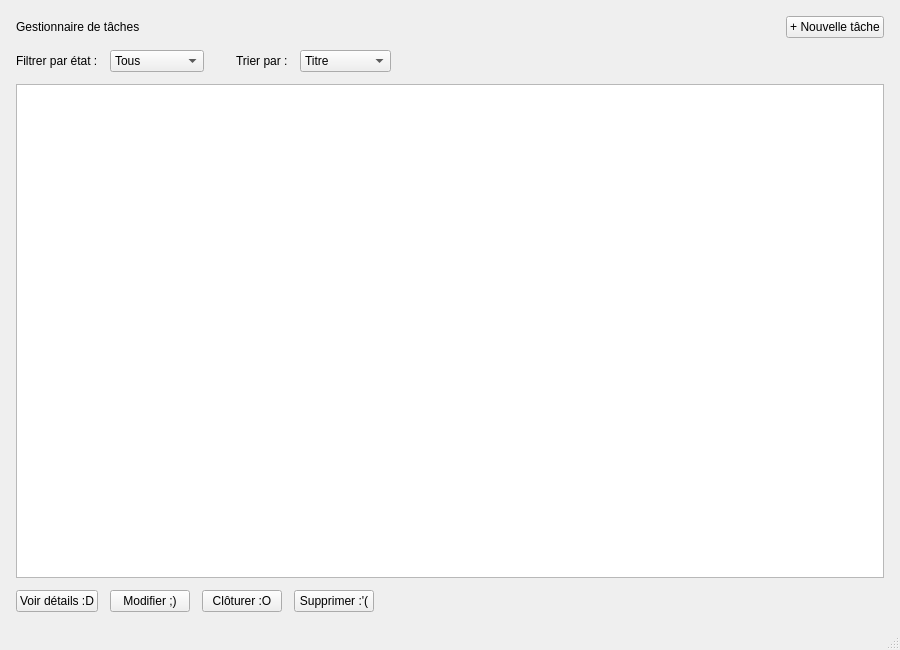
<?xml version="1.0" encoding="UTF-8"?>
<ui version="4.0">
 <class>MainWindow</class>
 <widget class="QMainWindow" name="MainWindow">
  <property name="geometry">
   <rect>
    <x>0</x>
    <y>0</y>
    <width>900</width>
    <height>650</height>
   </rect>
  </property>
  <property name="windowTitle">
   <string>Gestionnaire de tâches</string>
  </property>
  <widget class="QWidget" name="centralwidget">
   <layout class="QVBoxLayout" name="verticalLayout">
    <property name="spacing">
     <number>12</number>
    </property>
    <property name="leftMargin">
     <number>16</number>
    </property>
    <property name="topMargin">
     <number>16</number>
    </property>
    <property name="rightMargin">
     <number>16</number>
    </property>
    <property name="bottomMargin">
     <number>16</number>
    </property>
    <item>
     <layout class="QHBoxLayout" name="headerLayout">
      <item>
       <widget class="QLabel" name="titleLabel">
        <property name="text">
         <string>Gestionnaire de tâches</string>
        </property>
       </widget>
      </item>
      <item>
       <spacer name="horizontalSpacer">
        <property name="orientation">
         <enum>Qt::Orientation::Horizontal</enum>
        </property>
        <property name="sizeHint" stdset="0">
         <size>
          <width>40</width>
          <height>20</height>
         </size>
        </property>
       </spacer>
      </item>
      <item>
       <widget class="QPushButton" name="btnNouveau">
        <property name="text">
         <string>+ Nouvelle tâche</string>
        </property>
       </widget>
      </item>
     </layout>
    </item>
    <item>
     <layout class="QHBoxLayout" name="filterLayout">
      <item>
       <widget class="QLabel" name="labelFiltre">
        <property name="text">
         <string>Filtrer par état :</string>
        </property>
       </widget>
      </item>
      <item>
       <widget class="QComboBox" name="comboFiltre">
        <item>
         <property name="text">
          <string>Tous</string>
         </property>
        </item>
        <item>
         <property name="text">
          <string>À faire</string>
         </property>
        </item>
        <item>
         <property name="text">
          <string>En cours</string>
         </property>
        </item>
        <item>
         <property name="text">
          <string>Réalisé</string>
         </property>
        </item>
        <item>
         <property name="text">
          <string>Abandonné</string>
         </property>
        </item>
        <item>
         <property name="text">
          <string>En attente</string>
         </property>
        </item>
       </widget>
      </item>
      <item>
       <spacer name="horizontalSpacer_2">
        <property name="orientation">
         <enum>Qt::Orientation::Horizontal</enum>
        </property>
        <property name="sizeType">
         <enum>QSizePolicy::Policy::Fixed</enum>
        </property>
        <property name="sizeHint" stdset="0">
         <size>
          <width>20</width>
          <height>20</height>
         </size>
        </property>
       </spacer>
      </item>
      <item>
       <widget class="QLabel" name="labelTri">
        <property name="text">
         <string>Trier par :</string>
        </property>
       </widget>
      </item>
      <item>
       <widget class="QComboBox" name="comboTri">
        <item>
         <property name="text">
          <string>Titre</string>
         </property>
        </item>
        <item>
         <property name="text">
          <string>Date début</string>
         </property>
        </item>
        <item>
         <property name="text">
          <string>Date fin</string>
         </property>
        </item>
        <item>
         <property name="text">
          <string>État</string>
         </property>
        </item>
       </widget>
      </item>
      <item>
       <spacer name="horizontalSpacer_3">
        <property name="orientation">
         <enum>Qt::Orientation::Horizontal</enum>
        </property>
        <property name="sizeHint" stdset="0">
         <size>
          <width>40</width>
          <height>20</height>
         </size>
        </property>
       </spacer>
      </item>
     </layout>
    </item>
    <item>
     <widget class="QListWidget" name="listeTaches">
      <property name="alternatingRowColors">
       <bool>true</bool>
      </property>
     </widget>
    </item>
    <item>
     <layout class="QHBoxLayout" name="actionsLayout">
      <item>
       <widget class="QPushButton" name="btnVoir">
        <property name="text">
         <string>Voir détails :D</string>
        </property>
       </widget>
      </item>
      <item>
       <widget class="QPushButton" name="btnModifier">
        <property name="text">
         <string>Modifier ;)</string>
        </property>
       </widget>
      </item>
      <item>
       <widget class="QPushButton" name="btnCloturer">
        <property name="text">
         <string>Clôturer :O</string>
        </property>
       </widget>
      </item>
      <item>
       <widget class="QPushButton" name="btnSupprimer">
        <property name="text">
         <string>Supprimer :'(</string>
        </property>
       </widget>
      </item>
      <item>
       <spacer name="horizontalSpacer_4">
        <property name="orientation">
         <enum>Qt::Orientation::Horizontal</enum>
        </property>
        <property name="sizeHint" stdset="0">
         <size>
          <width>40</width>
          <height>20</height>
         </size>
        </property>
       </spacer>
      </item>
     </layout>
    </item>
   </layout>
  </widget>
  <widget class="QStatusBar" name="statusbar"/>
 </widget>
 <resources/>
 <connections/>
</ui>
